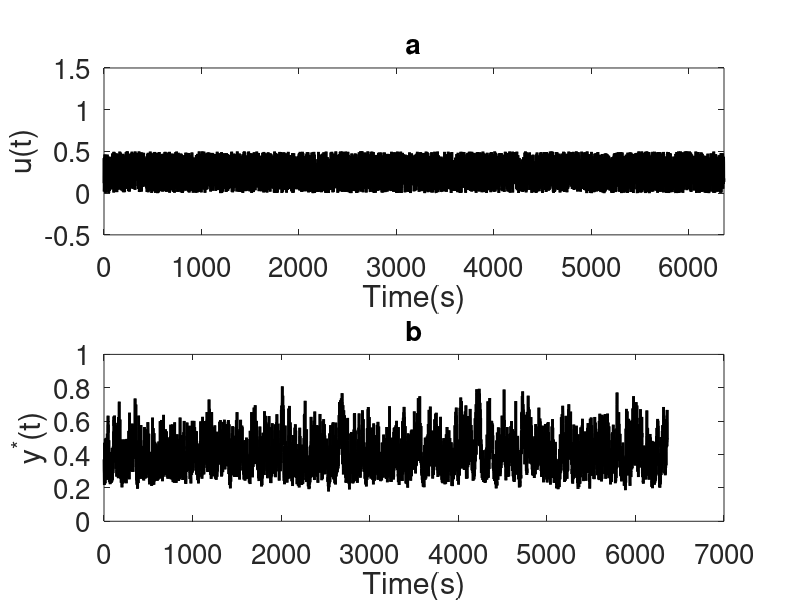

This figure's MATLAB source: (Note: this script raises an error after producing the figure.)
clear all
close all
clc

%% Input signal generation and flags initialization
trans = 0;                                              % Transitory regime for AFRICO signal
Ts = 1;
N = 60;                                                 % System dimension
L = 6360;                                              % Signal Length
notests = 10;                                            % Number of tests
noise = rand(1,L);                                      % White Noise
contorr = 0;
avgynet = 0;                                            % AFRICO output average over notests
avgyfnet = 0;                                           % FORCE output average over notests

rho = 0.01;
immsemed = 0;                                            % Average IMMSE for AFRICO
immsemedf = 0;                                           % Average IMMSE for FORCE
Nnet = N;                                                % Network dimensionality                            
%% Target NARMA10 system

% Parameters
T = L+40;                                               % sequence length
u = rand(1, T) * 0.5;                                   % uniformly distributed input in [0, 0.5]
y = zeros(1, T);                                        % output initialisation

% Initialise first 10 values
y(1:10) = 0.0;

% Generate NARMA10
for t = 11:T-1
    sum_y = sum(y(t-10+1:t));  
    y(t+1) = 0.3 * y(t) + 0.05 * y(t) * sum_y + 1.5 * u(t-9) * u(t) + 0.1;
end

u = u(:,41:end);
y = y(:,41:end);
save('narma10.mat', 'u', 'y');

%% Target PLOTS
noise = u;
t = 0:1:L-1;

% % Can add post-synaptic noise to the output
% SNR = 50;
% y=awgn(y,SNR);

% Input generation plot

figure(1)
subplot(2,1,1)
plot(t,noise,'k','Linewidth',2);
xlabel('Time(s)','fontsize', 20)
ylabel('u(t)','fontsize', 20)
set(gca,'FontSize',20)
title ('a','fontsize', 20)
xlim([0 L]) ;
ylim([-0.5 1.5])
subplot(2,1,2)

plot(t,y,'k','Linewidth',2);
xlabel('Time(s)','fontsize', 20)
ylabel('y^*(t)','fontsize', 20)
set(gca,'FontSize',20)

%ylim([-5 15])
title ('b','fontsize', 20)
output(1,1:1:L) = y;
input(1,1:1:L) = noise;
save('points.mat','input','output');
% Training and test data generation

input_training = input(1,1:1:L/2);
input_validation = input(1,L/2+1:1:3*L/4);
input_testing = input(1,3*L/4+1:1:L);
output_training = output(1,1:1:L/2);
output_validation = output(1,L/2+1:1:3*L/4);
output_testing = output(1,3*L/4+1:1:L);

ooutput_training = output_training;
mean_output_training = mean(output_training);
mean_output_training = 0;
output_training = ooutput_training - mean_output_training;
%output_validation = output_validation - mean_output_training;
%output_testing = output_testing - mean_output_training;
orig_output_training = output_training;

save('training.mat','input_training','output_training');
save('testing.mat','input_testing','output_testing');

%% STAGE 1 - EKF Estimation of the input and state-feedback weights
% Billings linear-block identification
% With tfest

dat = iddata(output_training',input_training',Ts);                      % Training data for the identification of the linear block
%tfesttarget = oe(dat,[Nnet,Nnet,1]);
tfesttarget = tfest(dat,Nnet,'Ts',Ts);                                     % Transfer function estimation
MSEtfesttarget = tfesttarget.Report.Fit.MSE;                                % NRMSE estimation error for the linear block
[numtarg, dentarg, Tstarg] = tfdata(tfesttarget);                           % Extract nominator, denominator and sampling time

numtarg = cell2mat(numtarg);
dentarg = cell2mat(dentarg);
[Att, Btt, Ctt, Dtt] = tf2ss(numtarg,dentarg);                      % State-space representation from the transfer function

Btarg = Btt;                                                        % Target input matrix
Atarg = (Att);                                                      % Target system matrix
P = rand(Nnet,Nnet);
P = P/norm(P);
Atarg = P*Atarg*inv(P);

%% Target state generation from the determined matrices
% AFRICO and FORCE algorithms testing
statedata = targetstategen(Nnet, L, noise, Atarg, Btarg);
state_training = statedata(:,trans+1:1:floor(L/2)+trans);

for count=1:notests

    % Intiliazing the networks parameters

    stopind = 0; % Testing flag for inf or NaN for C and K approximators

    % Standard deviation for the AFRICO algorithm on the training
    % states
    % sout  =  std(std(state_training));
    sout  =  std(std(state_training'));
    facto = 0;
    while(1)
        Anetwork = zeros(Nnet,Nnet);
        for j=1:Nnet/2
            a1=2*rand-1;
            b1=rand;

            %while(abs(a1+1i*b1)<0.7 || abs(a1+1i*b1)>0.8)
            while(abs(a1+1i*b1)>=0.99)
                a1=2*rand-1;
                b1=rand;
            end
            Anetwork(2*j-1,2*j-1) = a1;
            Anetwork(2*j,2*j) = a1;
            Anetwork(2*j-1,2*j) = -b1;
            Anetwork(2*j,2*j-1) = b1;
        end
        P = rand(Nnet,Nnet);
        P = P/norm(P);
        Anetwork = P*Anetwork*inv(P);
        Bnetwork = 2*rand(Nnet,1)-1;                            % Network input matrix
        Dnetwork = 0;
        Cnetwork = zeros(1,Nnet);                               % Network output matrix
        Knetwork = rand(1,Nnet);                                % Network feedback matrix
        factooo = 0;

        Initstate = zeros(3*length(Anetwork(1,:)),1);
        InitState(length(Anetwork(1,:))+1:2*length(Anetwork(1,:)),1) = Bnetwork;
        InitState(2*length(Anetwork(1,:))+1:3*length(Anetwork(1,:)),1) = Knetwork;
        InitState(:,1) = mean(InitState(:,1));
        Acl = eye(3*length(Anetwork(1,:)), 3*length(Anetwork(1,:)));
        Acl(1:length(Anetwork(1,:)),1:length(Anetwork(1,:))) = Anetwork;
        B = zeros(3*length(Anetwork(1,:)),1);
        B(1:length(Anetwork(1,:))) = Bnetwork;
        K = zeros(1,3*length(Anetwork(1,:)));
        K(1:length(Anetwork(1,:))) = Knetwork;
        
        for ll = 1:length(input_training)
            SF = @(x,u)((Acl-[x(length(Acl)/3+1:2*length(Acl)/3); zeros(2*length(Acl)/3,1)]*[x(2*length(Acl)/3+1:length(Acl))' zeros(1,2*length(Acl)/3)])*x+[x(length(Acl)/3+1:2*length(Acl)/3); zeros(2*length(Acl)/3,1)]*u) - [x(length(Acl)/3+1:2*length(Acl)/3); zeros(2*length(Acl)/3,1)]*x'*[x(2*length(Acl)/3+1:length(Acl))' zeros(1,2*length(Acl)/3)]' ;
            % SF = @(x,u)((Acl-B*K)*x+B*u)-B*x'*K';
            MF = @(x)(ones(1,length(x))*x);
     
            obj = extendedKalmanFilter(SF,MF,InitState);
            statec = correct(obj,output_training(ll));
            statep = predict(obj,input_training(ll));
            B(1:length(Anetwork(1,:))) = statep(length(Anetwork(1,:))+1:2*length(Anetwork(1,:)));
            K(1,1:length(Anetwork(1,:))) = statep(2*length(Anetwork(1,:))+1:3*length(Anetwork(1,:)));
        end
        Bnetwork = B(1:length(Anetwork(1,:)));
        Knetwork = K(1,1:length(Anetwork(1,:)));
        Anetworkclosed = (Anetwork-Bnetwork*Knetwork);
        if (max(abs(eig(Anetworkclosed)))<=1)
            break
        end

    end

%% STAGE 2 - OFR Readout estimation
    % Closed-loop network (adding the trained feedback to the reservoir)

    Anetworkclosed = (Anetwork-Bnetwork*Knetwork);

    statenet = statepredgen(input_training,length(input_training),Nnet,Anetworkclosed,Bnetwork);
    % Extending the state vector for the 3rd order polynomial
    combin = nchoosek(Nnet,2);
    dimen = combin+3*Nnet+nchoosek(Nnet,3)+factorial(Nnet)/factorial(Nnet-2);
    statenetext = extendstates(statenet,combin,Nnet,length(input_training));
    % Extended state generation for the validation data

    statepred = statepredgen(input_validation,length(input_validation),Nnet,Anetworkclosed,Bnetwork);
    statepredext = extendstates(statepred,combin,Nnet,length(input_validation));
    errvect = zeros(dimen,1);                   % Validation error vector for each step
    % Orthogonal states

    maxerr = 0;                             % Maximum error for the current step
    selected_regressors = zeros(dimen,length(input_training)); % Selected regresors
    regressors_step_p = statenetext;                           % All regresors
    errorsind = zeros(dimen,1);     % Maximum error vector corresponding to each computational step with regards to the training output
    indices = zeros(dimen,1);       % Indices of the selected regresors

    % Optimum parameters for the validation

    minerr = inf;    % Minimum error for the validation
    optweight = 0;   % Optimum weights
    optstateind = 0; % Optimum regresor indices
    optstateext = 0; % Optimum extended state vector
    optoutput = 0;   % Optimum output

    % Initialization step
    initial_errs = zeros(dimen,1);
    for i=1:dimen
        % Finding the best regresor
        currerr = errors(statenetext(i,:),output_training);
        initial_errs(i,1) = currerr;
        if(currerr>maxerr)
            ind = i;
            maxerr = currerr;
        end
    end

    % First regresor selection and weight computation

    selected_regressors(1,:) = statenetext(ind,:);
    indices(1) = ind;
    errorsind(1,:) = maxerr;

    % Weight computation of first regressor
    weightstepp = orig_output_training*pinv(selected_regressors(1,:));

    % For loop

    for p=2:dimen
        maxerr = 0;
        ind =0;
        currerr=0;
        for i=1:dimen
            % Testing to see if the regresor has not been selected
            flag = 0;
            for j=1:p-1
                if i==indices(j)
                    flag = 1;
                end
            end
            % Orthogonalize the rest of the unselected regresors
            % with the last selected regressor
            if flag == 0
                regressors_step_p(i,:) = regressors_step_p(i,:) - wei(regressors_step_p(i,:),regressors_step_p(indices(p-1),:))*regressors_step_p(indices(p-1),:);
            end
        end
        for i=1:dimen
            % Testing to see if the regresor has not been selected
            flag = 0;
            for j=1:p-1
                if i==indices(j)
                    flag = 1;
                end
            end
            % Find the best unselected regresor
            if flag == 0
                currerr = errorsp(regressors_step_p(i,:),orig_output_training,output_training);
                if(currerr > maxerr)
                    ind = i;
                    maxerr = currerr;
                end
            end
        end

        % Regresor p selection and weight computation
        if ind == 0
            break;
        end
        selected_regressors(p,:) = statenetext(ind,:);

        indices(p) = ind;
        errorsind(p,:) = maxerr;

        % Least Squares for the weights of the p selected regressors

        weightstepp = orig_output_training*pinv(selected_regressors(1:p,:));

        % Computing the validation error to see the optimum


        % Output generation for the testing data using the
        % identified parameters at step p

        outputpred = outputpredgen(weightstepp,indices,statepredext);
        outputpred = outputpred + mean_output_training;
        output_validationn = output_validation(1,1:length(output_validation));
        outputpred = outputpred(1:length(outputpred));
        outerr = sum((outputpred - output_validationn').^2)/sum((output_validationn-mean(output_validationn)).^2);
        errvect(p) = outerr*100;
        % Test the current error vs the optimum error
        if(outerr < minerr)
            % Save this step as the new optimum
            minerr = outerr;
            optweight = weightstepp;
            optstateind = indices;
            optstateext = statepredext;
            optoutput = outputpred;
            flago = 0;
        end
        if(1-sum(errorsind)<rho)
            break;
        end
        if(flago>100)
            break;
        end
        flago = flago+1;
    end

    transit = floor(length(output_testing)/4);
    %transit = 0;
    %tnet = 1:length(output_testing)-transit;
    tnet = 0:Ts:length(output)*Ts-Ts-transit*Ts;
    statepred = statepredgen(input,length(input),Nnet,Anetworkclosed,Bnetwork);
    statepredext = extendstates(statepred,combin,Nnet,length(input));
    outputpred = outputpredgen(optweight,optstateind,statepredext);
    outputpred = (outputpred + mean_output_training);
    % Compute the error on the testing data
    outputpred = outputpred(transit+1:length(output));
    output_testingg = output(transit+1:length(output));
    outerr = sum((outputpred - output_testingg').^2)/sum((output_testingg-mean(output_testingg)).^2);

    err = outerr
    ynet = outputpred;

 %% FORCE Algorithm

%     Afnetwork = Anetwork;                                       % Network system matrix
%     Bfnetwork = Bnetwork;                                       % Network input matrix
%     Dfnetwork = 0;
%     Cfnetwork = zeros(1,Nnet);                                  % Network output matrix
%     Kfnetwork = 2*rand(Nnet,1)-1;                   % Network feedback matrix
% 
%     [errf,outputpred,Cfnetwork] = FORCEpp(Nnet, Anetwork, Bnetwork, input_training, orig_output_training, input, output, input_validation, output_validation, rho, mean_output_training, transf, trans,Ts,Kfnetwork);
%     yfnet = outputpred;

    % Plot of the response of the target system vs the response of the trained
    % system on the training data
%% RESULTS PLOTS
    figure(2)
    plot(tnet, output_testingg,'k', 'Linewidth', 3);  % Test signal
    hold on
    plot(tnet, ynet,'r', 'Linewidth', 2);            % AFRICO signal
%     hold on
%     plot(tnet, yfnet,'b', 'Linewidth', 1);           % FORCE signal
    xlabel('Time(s)','fontsize', 20)
    ylabel('Amplitude','fontsize', 20)
    set(gca,'FontSize',20)

    % Plot of the error between the responses of the output of the target
    % system and the trained system
    figure(3)
    subplot(2,1,1)
    plot(t,u,'k','Linewidth',2);
    xlabel('Time(s)','fontsize', 20)
    ylabel('u(t)','fontsize', 20)
    set(gca,'FontSize',20)
    title ('a','fontsize', 20)
    xlim([0 L]) ;
    subplot(2,1,2)

    plot(tnet, output_testingg,'k', 'Linewidth', 3);  % Test signal
    hold on
    plot(tnet, outputpred,'r', 'Linewidth', 2);            % AFRICO signal
    hold on
    xlabel('Time(s)','fontsize', 20)
    ylabel('Amplitude','fontsize', 20)
    set(gca,'FontSize',20)
    title ('b','fontsize', 20)
    immsemed = immsemed + err;
%     immsemedf = immsemedf + errf;
    avgynet = avgynet + ynet;

end

immsemed = immsemed/notests
immsemedf = immsemedf/notests
